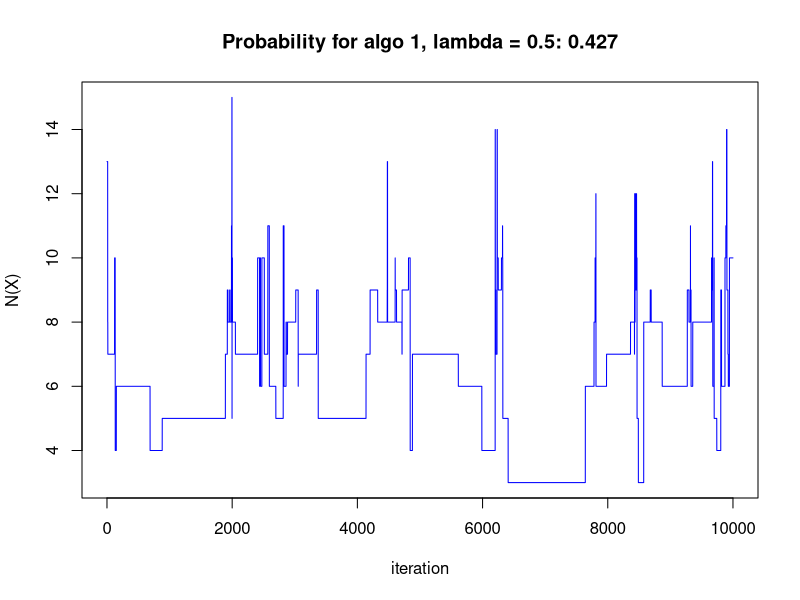
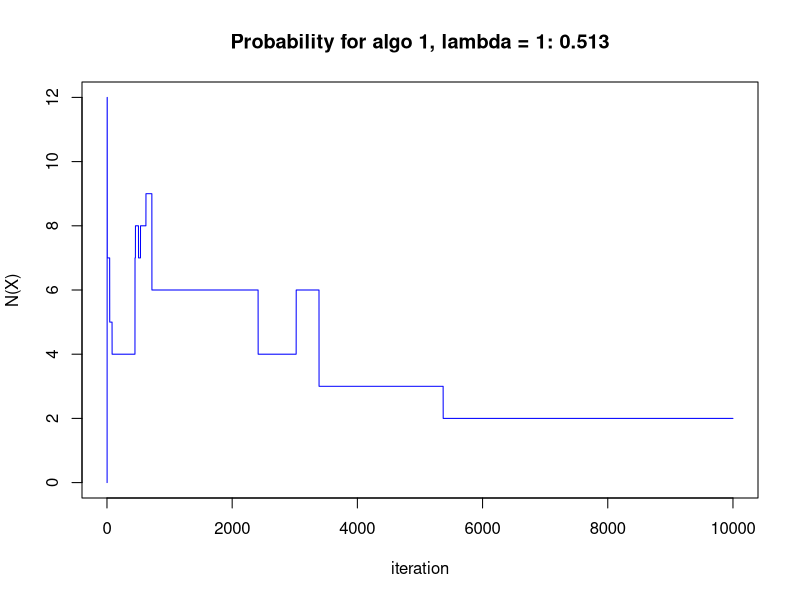
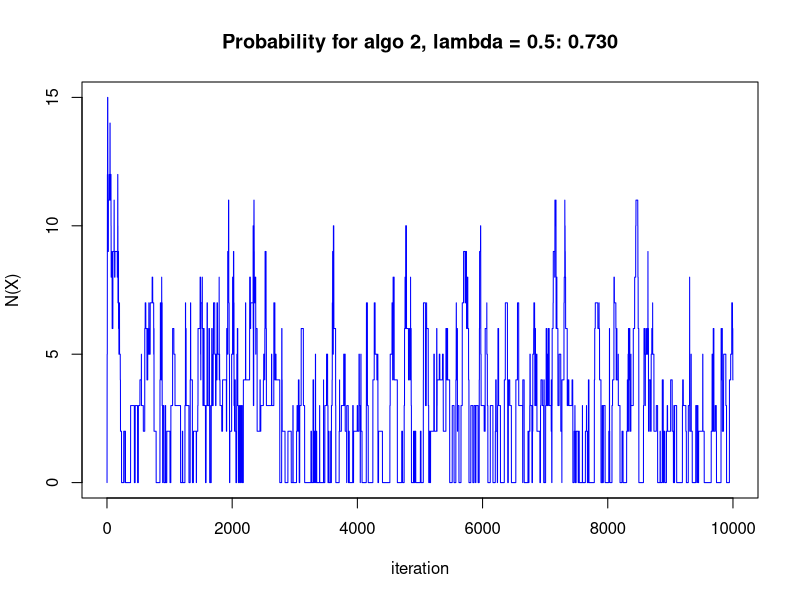
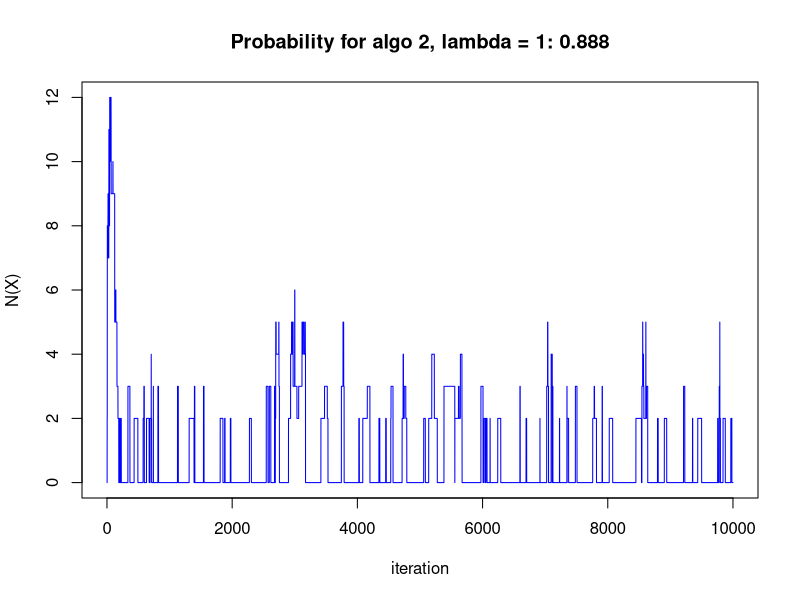
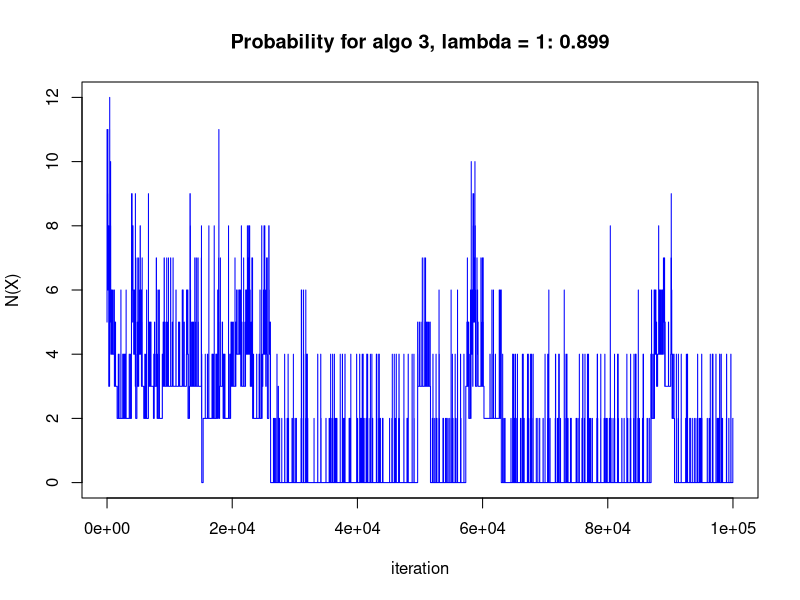

Generate these figures, in order, with R:
## * Compute neighboring matrix
M1_base <- cbind(diag(3), rep(0, 3)) + cbind(rep(0, 3), -diag(3))
M1 <- rbind(
  cbind(M1_base, matrix(0, 3, 12)),
  cbind(matrix(0, 3, 4), M1_base, matrix(0, 3, 8)),
  cbind(matrix(0, 3, 8), M1_base, matrix(0, 3, 4)),
  cbind(matrix(0, 3, 12), M1_base))
M2_base <- cbind(diag(4), -diag(4))
M2 <- rbind(
  cbind(M2_base, matrix(0, 4, 8)),
  cbind(matrix(0, 4, 4), M2_base, matrix(0, 4, 4)),
  cbind(matrix(0, 4, 8), M2_base))
M <- rbind(M1, M2)

D <- function(V) {
  X <- matrix(V, 4, 4)
  sum(abs(diff(X, 1, 1))) + sum(abs(diff(t(X), 1, 1)))
}

## test
V1 <- c(1, 0, 0, 0, 0, 0, 0, 0, 0, 0, 0, 0, 0, 0, 0, 0)
print(sprintf("For example 1, D(X) = %i", sum(abs(M %*% V1))))
V2 <- c(1, 0, 0, 0, 1, 1, 0, 0, 0, 0, 0, 0, 0, 0, 0, 0)
print(sprintf("For example 2, D(X) = %i", sum(abs(M %*% V2))))

## * Metropolis-Hastings algorithm
metropolis <- function(true_dens, prop_func,
                       X_init, sample_size, lambda) {
  X <- X_init
  samples <- matrix(NA, sample_size, length(X_init))
  for (i in 1:sample_size) {
    X_new <- prop_func(X)
    alpha <- min(1, true_dens(X_new, lambda) / true_dens(X, lambda))
    U <- runif(1)
    if (U < alpha) {
      samples[i, ] <- X_new
      X <- X_new
    } else {
      samples[i, ] <- X
    }
  }
  return(samples)
}

true_dens <- function(V, lambda) {
  N_X <- sum(V)
  D_X <- D(V) #sum(abs(M %*% V))
  0.8^N_X * 0.2^(16 - N_X) * exp(-lambda * D_X)
}

diag_all_one <- function(V) {
  X <- matrix(V, 4, 4)
  all(diag(X) == 1)
}

## * MH1
prop_func1 <- function(X) {
  rbinom(16, 1, 0.5)
}

V <- matrix(0, 4, 4)
sample_size <- 10000
samples <- metropolis(true_dens, prop_func1, V, sample_size, 0.5)
plot(1:sample_size, apply(samples, 1, D),
  type = "l", col = "blue", xlab = "iteration", ylab = "N(X)",
  main = sprintf("Probability for algo 1, lambda = 0.5: %.3f",
    mean(apply(samples, 1, diag_all_one))))

samples <- metropolis(true_dens, prop_func1, V, sample_size, 1)
plot(1:sample_size, apply(samples, 1, D),
  type = "l", col = "blue", xlab = "iteration", ylab = "N(X)",
  main = sprintf("Probability for algo 1, lambda = 1: %.3f",
    mean(apply(samples, 1, diag_all_one))))

## * MH2
prop_func2 <- function(X) {
  idx <- sample(16, 1, replace = TRUE, prob = rep(1 / 16, 16))
  X[idx] <- rbinom(1, 1, 0.5)
  return(X)
}

samples <- metropolis(true_dens, prop_func2, V, sample_size, 0.5)
plot(1:sample_size, apply(samples, 1, D),
  type = "l", col = "blue", xlab = "iteration", ylab = "N(X)",
  main = sprintf("Probability for algo 2, lambda = 0.5: %.3f",
    mean(apply(samples, 1, diag_all_one))))

samples <- metropolis(true_dens, prop_func2, V, sample_size, 1)
plot(1:sample_size, apply(samples, 1, D),
  type = "l", col = "blue", xlab = "iteration", ylab = "N(X)",
  main = sprintf("Probability for algo 2, lambda = 1: %.3f",
    mean(apply(samples, 1, diag_all_one))))

## * MH3
sample_size <- 100000
lambda <- 1
V <- V2
X <- matrix(V, 4, 4)
samples <- matrix(NA, sample_size, length(V))
for (i in 1:sample_size) {
  ## diagonal
  X.star <- X
  diag(X.star) <- rbinom(4, 1, 0.5)
  alpha <- min(1, true_dens(c(X.star), lambda) / true_dens(c(X), lambda))
  U <- runif(1)
  if (U < alpha) {
    samples[i, ] <- c(X.star)
    X <- X.star
  } else {
    samples[i, ] <- c(X)
  }
  ## off-diagonal
  X.star <- X
  X.star[col(X.star) != row(X.star)] <- rbinom(12, 1, 0.5)
  alpha <- min(1, true_dens(c(X.star), lambda) / true_dens(c(X), lambda))
  U <- runif(1)
  if (U < alpha) {
    samples[i, ] <- c(X.star)
    X <- X.star
  } else {
    samples[i, ] <- c(X)
  }
}

plot(1:sample_size, apply(samples, 1, D),
  type = "l", col = "blue", xlab = "iteration", ylab = "N(X)",
  main = sprintf(
    "Probability for algo 3, lambda = 1: %.3f",
    mean(apply(samples, 1, diag_all_one))))
